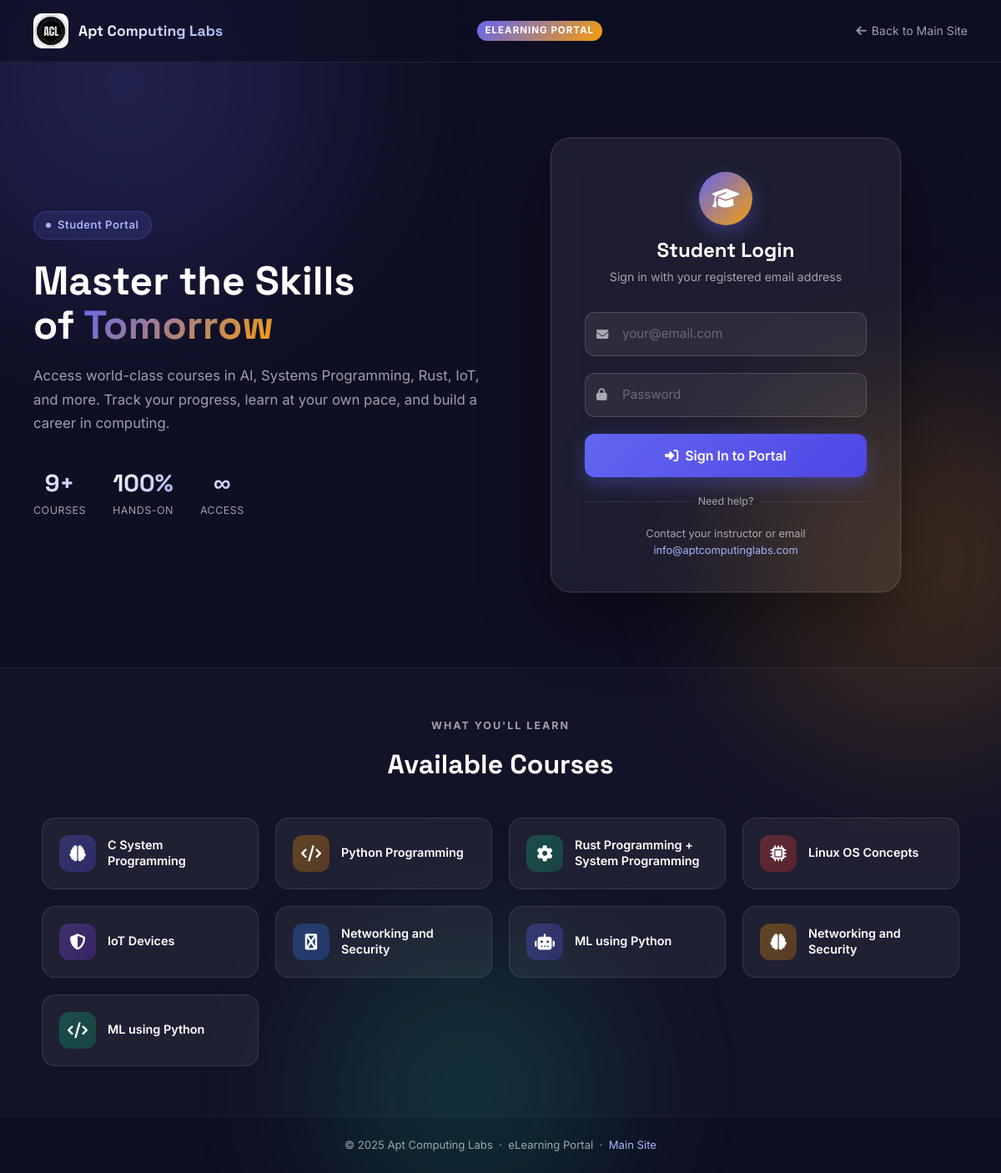
The app's page /elearning/, older data.
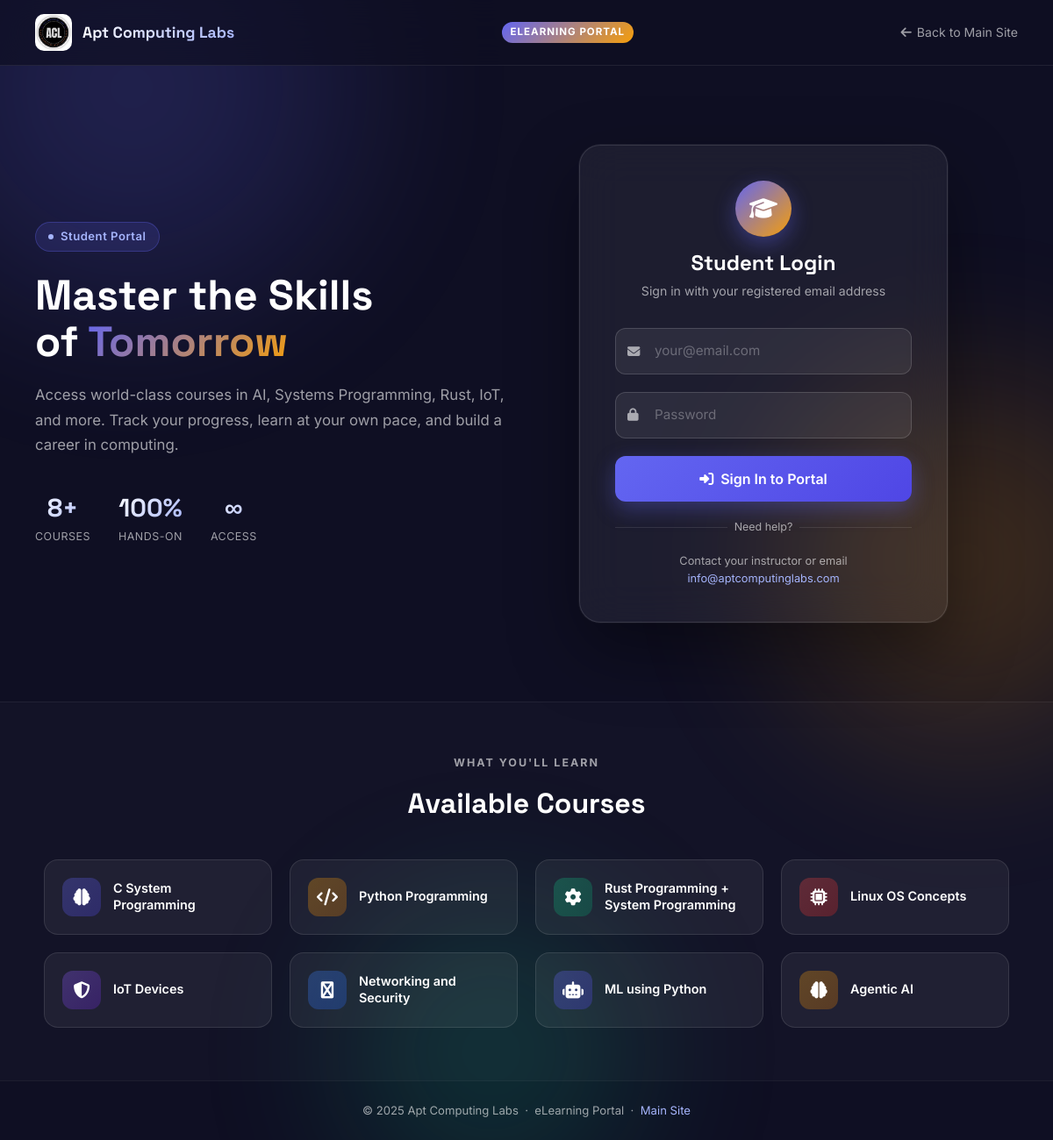
The same page, newer data.
### courses/models.py (models this page shows, shortened)
class Course(models.Model):
    title = models.CharField(max_length=200)
    slug = models.SlugField(max_length=200, unique=True)
    short_description = models.CharField(max_length=500, blank=True)
    description = models.TextField(blank=True)
    duration_weeks = models.PositiveIntegerField(default=0)
    duration_hours = models.PositiveIntegerField(default=0)
    skill_level = models.CharField(max_length=50, blank=True)
    technologies = models.CharField(max_length=200, blank=True, help_text="Comma separated list, e.g., 'Rust, Linux'")
    image = models.URLField(blank=True, null=True)

### elearning/views.py (the view)
# urls.py: path('', views.landing, name='landing'),
def landing(request):
    if request.user.is_authenticated and hasattr(request.user, 'student_profile'):
        return redirect('elearning:dashboard')
    courses = Course.objects.all()
    return render(request, 'elearning/landing.html', {'courses': courses})

### templates/elearning/landing.html (shortened to what the changed rows need)
<!DOCTYPE html>
<html lang="en">
<head>
    <link href="https://cdn.jsdelivr.net/npm/bootstrap@5.1.3/dist/css/bootstrap.min.css" rel="stylesheet">
    <link rel="stylesheet" href="https://cdnjs.cloudflare.com/ajax/libs/font-awesome/6.4.0/css/all.min.css">
    {% load static %}
</head>
<body>
<section class="hero">
    <div class="hero-left">
        <h1 class="hero-title">
            Master the Skills<br>
            of <span class="highlight">Tomorrow</span>
        </h1>
        <div class="stats-row">
            <div class="stat-item">
                <div class="val">{{ courses|length }}+</div>
                <div class="lbl">Courses</div>
            </div>
        </div>
    </div>
    <div class="hero-right">
        <div class="login-card">
            <div class="login-card-header">
                <h2>Student Login</h2>
            </div>
        </div>
    </div>
</section>
{% if courses %}
<section class="courses-strip">
    <div class="courses-grid">
        {% for course in courses %}
        <div class="course-pill">
            <div class="course-pill-icon" style="background: linear-gradient(135deg,
                {% cycle 'rgba(99,102,241,0.3), rgba(79,70,229,0.3)' 'rgba(245,158,11,0.3), rgba(217,119,6,0.3)' 'rgba(16,185,129,0.3), rgba(5,150,105,0.3)' 'rgba(239,68,68,0.3), rgba(220,38,38,0.3)' 'rgba(139,92,246,0.3), rgba(109,40,217,0.3)' 'rgba(59,130,246,0.3), rgba(37,99,235,0.3)' %}
            );">
                <i class="fas {% cycle 'fa-brain' 'fa-code' 'fa-cog' 'fa-microchip' 'fa-shield-alt' 'fa-python' 'fa-robot' %}"></i>
            </div>
            <div class="course-pill-name">{{ course.title }}</div>
        </div>
        {% endfor %}
    </div>
</section>
{% endif %}
</body>
</html>

Row changes from the older to the newer data that the page shows:
removed Course: title "Networking and Security"
changed Course: title "ML using Python" → "Agentic AI"
Text that changed along with them:
{{ courses|length }}: "9" → "8"
